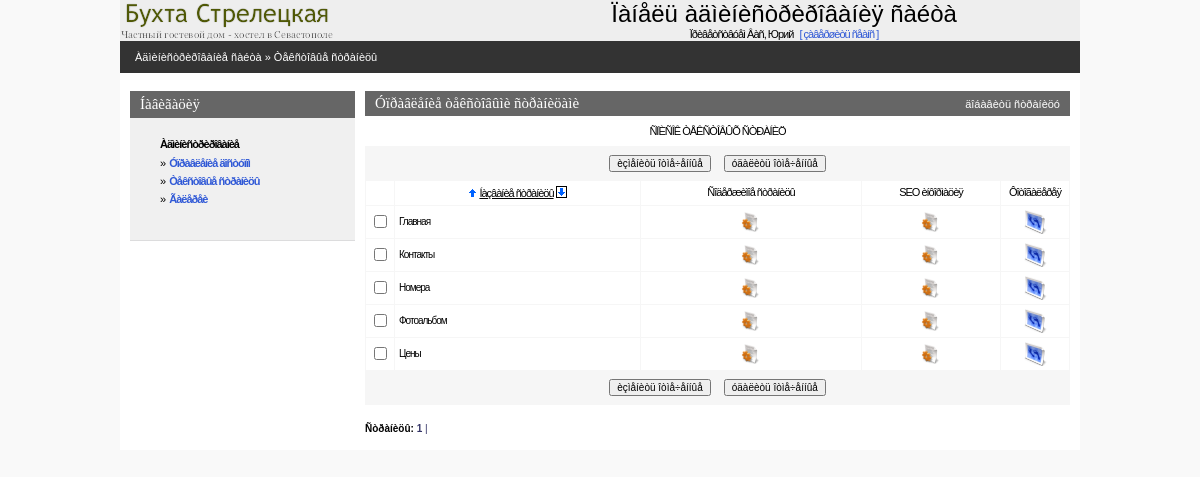
/admin/statlist.php (signed in), run on the app's committed database.
### tables this page shows
CREATE TABLE IF NOT EXISTS `hotel_static` (
  `static_code` int(11) NOT NULL AUTO_INCREMENT,
  `static_title` varchar(200) NOT NULL DEFAULT '',
  `static_abstract` text NOT NULL COMMENT 'Краткий текст страницы',
  `static_text` text NOT NULL COMMENT 'Полный текст страницы',
  `static_seo_title` text,
  `static_seo_desc` text,
  `static_seo_key` text,
  `static_type` varchar(11) NOT NULL DEFAULT 'page' COMMENT 'Определает тип страницы (обычная страница или галерея)',
  PRIMARY KEY (`static_code`)
);

### admin/inc/connect.php (called while the page is built, shortened)
<?php
    $PHP_SELF=$_SERVER['PHP_SELF'];
?>

### admin/inc/const.php (called while the page is built, shortened)
<?php
    $PREFFIX="hotel";
?>

### admin/statlist.php (the view, shortened to what this page needs)
<?php
include("inc/settings.php");
$per_page=30;
if (!isset($curr_page)) $curr_page=0;
if(!($sortby)) $sortby='static_title'; else {$sortby=explode(" ",$sortby);$sortby=$sortby[0];}
if(!isset($sortdir)) {$sortdir="1";$realsortdir="ASC"; }
else
{
 if($sortdir==0) {$realsortdir="DESC";} else {$sortdir=1;$realsortdir="ASC";}
}
if (!isset($pagetype)) $pagetype="page";
$mainquery="select {$PREFFIX}_static.static_code, {$PREFFIX}_static.static_title
            from {$PREFFIX}_static where {$PREFFIX}_static.static_type like '$pagetype'
            order by $sortby $realsortdir";
?>
<? include ("inc/head.php"); ?>
<BODY>
<center>
<div class=mainbody>
<? include("inc/top.php");?>
<table Border=0 CellSpacing=0 CellPadding=0 width=100%>
  <tr><td class=pageline>
     <div class=wmiddletext><a href="main.php">Àäìèíèñòðèðîâàíèå ñàéòà</a> &#187; Òåêñòîâûå ñòðàíèöû</div>
  </td></tr>
</table>
<table Border=0 CellSpacing=0 CellPadding=0 class=mainbody>
 <tr valign=top>
  <td width=10></td>
  <? include("inc/leftmenu.php"); ?>
  <td width=10></td>
  <td>
<?php
	echo"<form name='data' action=$PHP_SELF method=POST>";
?>
<table class=grayhead Border=0 CellSpacing=0 CellPadding=0 >
 <tr class=normaltext>
  <td><div><h4>Óïðàâëåíèå òåêñòîâûìè ñòðàíèöàìè</h4></div></td>
  <td align=right class=wmiddletext><a class=submenu onclick="displayform(this,'äîáàâèòü ñòðàíèöó')">äîáàâèòü ñòðàíèöó</a></td>
 </tr>
</table>
<table Border=0 CellSpacing=0 class=pagebluetable CellPadding=0 >
 <tr><td class=lmenutext height=30 bgcolor=#ffffff align="center">ÑÏÈÑÎÊ ÒÅÊÑÒÎÂÛÕ ÑÒÐÀÍÈÖ</td></tr>
</table>
<table Border=0 CellSpacing=0 class=pagebluetable CellPadding=0>
 <tr><td>
 <center>
 <table>
 <tr height=30 >
    <td><input type=button onClick=Send('U') value='èçìåíèòü îòìå÷åííûå' class=smalltext></td>
    <td width=5></td>
    <td><input type=button onClick=ConfirmSend('D') value='óäàëèòü îòìå÷åííûå'  class=smalltext></td>
 </tr>
 </table>
 </td></tr>
</table>
<center>
<table Border=0 CellSpacing=1 class=bluetable CellPadding=4 width=100%>
  <tr class=lmenutext align=center  height=20 bgcolor=#ffffff>
    <td width=20>&nbsp;</td>
    <td  align=center ><?=SortTitle("Íàçâàíèå ñòðàíèöû","static_title",$sortby,$sortdir);?></td>
    <td  align=center >Ñîäåðæèìîå ñòðàíèöû</td>
    <td width=130 align=center >SEO èíôîðìàöèÿ</td>
	<td width=60 align=center >Ôîòîãàëåðåÿ</td>
<?php
	$res=mysql_query ($mainquery) or die ("Íå ìîãó âûáðàòü ñòðàíèöû. Îøèáêà â çàïðîñå.");
	$num_rows=mysql_num_rows($res);
	if($num_rows)
	{
		$page_quant=ceil($num_rows / $per_page);
		$start_pos=$curr_page*$per_page;
		if ($start_pos+$per_page<$num_rows) $end_pos=$start_pos+$per_page;
		else $end_pos=$num_rows;
		for ($x=$start_pos; $x<$end_pos; $x++)
		{
			list($static_code,$static_title,$page_active)=mysql_fetch_array($res);
			$checkname=$static_code;
			$bg="#FFFFFF";
			echo"<tr class=edittabletext height=24 bgcolor=$bg>";
			echo"<TD width=20 align=center ><input type='checkbox' name=\"C#$checkname\" id=\"C#$checkname\"></TD>";
			echo"<TD align=left class=smalltext ondblclick='change_line(\"$checkname\",\"F#$checkname#static_title#string\");' id=\"F#$checkname#static_title#string\">".Show($static_title)."</TD>\n";
			echo"<td align=center ><a href='editstatic.php?static_code=$static_code&static_title=$static_title'><img height='20' width='20' src='graph/edit.gif' border=0 title='Ðåäàêòèðîâàòü ñîäåðæèìîå ñòðàíèöû'></a></td>";
			echo"<td align=center ><a href='editseo.php?static_code=$static_code&static_title=$static_title&pagetype=$pagetype'><img height='20' width='20' src='graph/edit.gif' border=0 title='Ðåäàêòèðîâàòü SEO èíôîðìàöèþ'></a></td>";
			echo"<td><center><a href=\"picture.php?back=statlist&icon=250&static_code=$static_code\"><img height='24' width='24' src='graph/photo.gif' border=0 alt='Ôîòîãàëåðåÿ ' title='Ðåäàêòèðîâàòü ôîòîãàëåðåþ'></a></td>";
			echo"</TR>\n";
		}
	}
?>
</center>
<table Border=0 CellSpacing=0 class=pagebluetable CellPadding=0 width=95%>
 <tr><td>
 <center>
 <table>
 <tr height=30 >
   <td><input type=button onClick=Send('U') value='èçìåíèòü îòìå÷åííûå' class=smalltext></td>
   <td width=5></td>
   <td><input type=button onClick=ConfirmSend('D') value='óäàëèòü îòìå÷åííûå'  class=smalltext></td>
 </tr>
 </table>
 </td></tr>
</table>
<br>
<?php
		echo"<div align=left class=smalltext><b>Ñòðàíèöû:</b>  ";
		for ($i=1;$i<$page_quant+1;$i++)
		{
			$y=$i-1;
			if ($curr_page==$y) {$t1="<b>";$t2="</b>";} else {$t1="";$t2="";}
			echo"<a class=blue href=$PHP_SELF?curr_page=$y&sortby=$sortby&sortdir=$sortdir>$t1 $i $t2|</a>&nbsp";
		}
		echo"</div>";
?>
    <td width=10></td>
</BODY>
</HTML>

### admin/css/styles.css (style rules this page uses)
body { padding:0px; margin:0px; background-color:#f9f9f9; }
a { text-decoration : none; color: #3059D6; }
img { border-color: #000000; }
.mainbody { width:960px; background-color:#ffffff; }
.pageline { height:32px; background-color:#333333; padding-left:15px; }
.grayhead { width:100%; height:25px; padding-left:10px; padding-right:10px; background-color:#666666; }
.pagebluetable { width:100%; background-color:#f6f6f6; }
.bluetable { background-color:#f6f6f6; }
.lmenutext { text-decoration:none; letter-spacing: -1px; line-height:10pt; margin-left:10px; margin-right:10px; margin-top:3px; margin-bottom:3px; font-size:11px; font-family: Verdana,Arial,Helvetica,Sans-serif,Tahoma,Pragmatica; }
.edittabletext { color:#666666; text-decoration:none; letter-spacing: -1px; line-height:12pt; font-size:11px; font-family: Verdana,Arial,Helvetica,Sans-serif,Tahoma,Pragmatica; }
H4 { text-decoration:none; font-weight:normal; color:#ffffff; padding:0; margin:0; font-family: Verdana; font-size : 15px; }
.submenu { cursor:hand;cursor:pointer; }
.normaltext { text-decoration:none; color:#000066; font-family:Verdana, Tahoma, Arial, Helvetica, Sans-serif, Pragmatica; font-size:12px; }
.smalltext { text-decoration:none; color:#000000; font-family:Verdana, Tahoma, Arial, Helvetica, Sans-serif, Pragmatica; font-size:10px; }
.wmiddletext { text-decoration:none; color:#ffffff; font-family:Verdana, Tahoma, Arial, Helvetica, Sans-serif, Pragmatica; font-size:11px; }
.wmiddletext a { text-decoration:none; color:#ffffff; }
.blue { color: #333366; }

### data on the page
hotel_static: static_title "Главная"
hotel_static: static_title "Контакты"
hotel_static: static_title "Номера"
hotel_static: static_title "Фотоальбом"
hotel_static: static_title "Цены"

### other printed values
$REGUSER["name"] "Юрий"
$title "Íàçâàíèå ñòðàíèöû"
